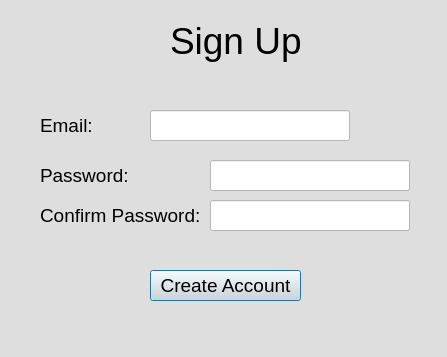
<?xml version="1.0" encoding="UTF-8"?>
<ui version="4.0">
 <class>Dialog</class>
 <widget class="QDialog" name="Dialog">
  <property name="geometry">
   <rect>
    <x>0</x>
    <y>0</y>
    <width>447</width>
    <height>357</height>
   </rect>
  </property>
  <property name="windowTitle">
   <string>Dialog</string>
  </property>
  <property name="styleSheet">
   <string notr="true">background-color: rgb(222, 222, 222);</string>
  </property>
  <widget class="QLabel" name="label">
   <property name="geometry">
    <rect>
     <x>170</x>
     <y>10</y>
     <width>141</width>
     <height>61</height>
    </rect>
   </property>
   <property name="styleSheet">
    <string notr="true">font-size:28pt</string>
   </property>
   <property name="text">
    <string>Sign Up</string>
   </property>
  </widget>
  <widget class="QLabel" name="label_2">
   <property name="geometry">
    <rect>
     <x>40</x>
     <y>110</y>
     <width>61</width>
     <height>31</height>
    </rect>
   </property>
   <property name="styleSheet">
    <string notr="true">font-size:14pt</string>
   </property>
   <property name="text">
    <string>Email:</string>
   </property>
  </widget>
  <widget class="QLabel" name="label_3">
   <property name="geometry">
    <rect>
     <x>40</x>
     <y>160</y>
     <width>91</width>
     <height>31</height>
    </rect>
   </property>
   <property name="styleSheet">
    <string notr="true">font-size:14pt</string>
   </property>
   <property name="text">
    <string>Password:</string>
   </property>
  </widget>
  <widget class="QLineEdit" name="email">
   <property name="geometry">
    <rect>
     <x>150</x>
     <y>110</y>
     <width>200</width>
     <height>31</height>
    </rect>
   </property>
   <property name="styleSheet">
    <string notr="true">background-color: rgb(255, 255, 255);</string>
   </property>
  </widget>
  <widget class="QLineEdit" name="password">
   <property name="geometry">
    <rect>
     <x>210</x>
     <y>160</y>
     <width>200</width>
     <height>31</height>
    </rect>
   </property>
   <property name="styleSheet">
    <string notr="true">background-color: rgb(255, 255, 255);</string>
   </property>
  </widget>
  <widget class="QPushButton" name="createAccountButton">
   <property name="geometry">
    <rect>
     <x>150</x>
     <y>270</y>
     <width>151</width>
     <height>31</height>
    </rect>
   </property>
   <property name="styleSheet">
    <string notr="true">font-size:14pt</string>
   </property>
   <property name="text">
    <string>Create Account</string>
   </property>
  </widget>
  <widget class="QLineEdit" name="confirmPassword">
   <property name="geometry">
    <rect>
     <x>210</x>
     <y>200</y>
     <width>200</width>
     <height>31</height>
    </rect>
   </property>
   <property name="styleSheet">
    <string notr="true">background-color: rgb(255, 255, 255);</string>
   </property>
  </widget>
  <widget class="QLabel" name="label_4">
   <property name="geometry">
    <rect>
     <x>40</x>
     <y>200</y>
     <width>161</width>
     <height>31</height>
    </rect>
   </property>
   <property name="styleSheet">
    <string notr="true">font-size:14pt</string>
   </property>
   <property name="text">
    <string>Confirm Password:</string>
   </property>
  </widget>
 </widget>
 <resources/>
 <connections/>
</ui>
